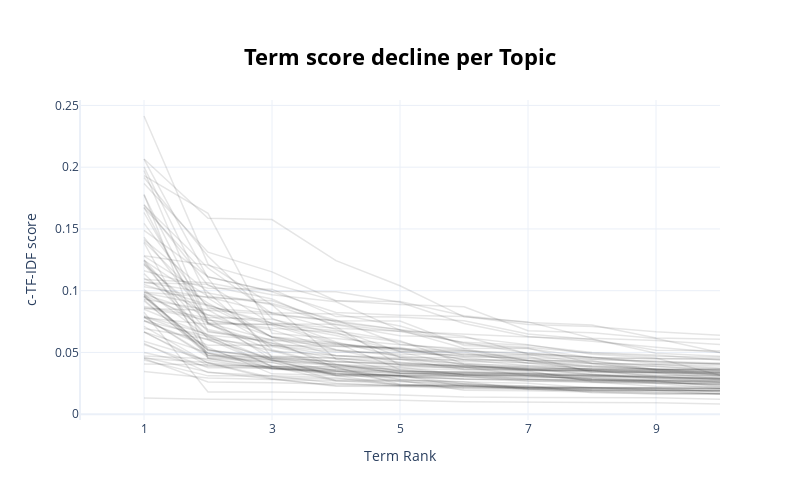

The notebook cell saved with this chart:
### Code cell
# visualize term score decline
model.visualize_term_rank()

### Figure 1 — Plotly figure (JSON) as saved in the notebook; plotly's stock layout.template omitted (floating-point values rounded to 4 significant figures)
{"data": [{"hovertext": "<b>Topic -1</b>:sample_rule_input_output_snakemake", "line": {"color": "black", "width": 1.5}, "mode": "lines+lines", "name": "", "opacity": 0.1, "type": "scatter", "x": [1, 2, 3, 4, 5, 6, 7, 8, 9, 10], "y": [0.01311, 0.01209, 0.01186, 0.01161, 0.01139, 0.01002, 0.009461, 0.009413, 0.009372, 0.008269]}, {"hovertext": "<b>Topic 0</b>:eclipse_org_java_internal_kepler_co", "line": {"color": "black", "width": 1.5}, "mode": "lines+lines", "name": "", "opacity": 0.1, "type": "scatter", "x": [1, 2, 3, 4, 5, 6, 7, 8, 9, 10], "y": [0.06668, 0.04952, 0.04393, 0.03134, 0.0237, 0.02359, 0.02045, 0.01838, 0.01745, 0.01634]}, {"hovertext": "<b>Topic 1</b>:monetdb_database_table_query_monetd", "line": {"color": "black", "width": 1.5}, "mode": "lines+lines", "name": "", "opacity": 0.1, "type": "scatter", "x": [1, 2, 3, 4, 5, 6, 7, 8, 9, 10], "y": [0.08257, 0.01805, 0.01793, 0.01732, 0.01563, 0.01385, 0.01348, 0.01332, 0.01327, 0.01205]}, {"hovertext": "<b>Topic 2</b>:luigi_task_self_def_worker_bdx_run_", "line": {"color": "black", "width": 1.5}, "mode": "lines+lines", "name": "", "opacity": 0.1, "type": "scatter", "x": [1, 2, 3, 4, 5, 6, 7, 8, 9, 10], "y": [0.08499, 0.06393, 0.05953, 0.03731, 0.02828, 0.02453, 0.0217, 0.02166, 0.02138, 0.0211]}, {"hovertext": "<b>Topic 3</b>:nextflow_process_channel_debug_nf_m", "line": {"color": "black", "width": 1.5}, "mode": "lines+lines", "name": "", "opacity": 0.1, "type": "scatter", "x": [1, 2, 3, 4, 5, 6, 7, 8, 9, 10], "y": [0.06644, 0.04141, 0.02842, 0.02271, 0.02248, 0.02064, 0.02014, 0.01899, 0.01742, 0.01678]}, {"hovertext": "<b>Topic 4</b>:varchar_export_bteq_tpt_teradata_lo", "line": {"color": "black", "width": 1.5}, "mode": "lines+lines", "name": "", "opacity": 0.1, "type": "scatter", "x": [1, 2, 3, 4, 5, 6, 7, 8, 9, 10], "y": [0.04388, 0.03104, 0.03097, 0.02515, 0.0228, 0.02241, 0.02166, 0.01969, 0.0195, 0.01646]}, {"hovertext": "<b>Topic 5</b>:docker_swarm_service_network_node_w", "line": {"color": "black", "width": 1.5}, "mode": "lines+lines", "name": "", "opacity": 0.1, "type": "scatter", "x": [1, 2, 3, 4, 5, 6, 7, 8, 9, 10], "y": [0.09624, 0.07407, 0.05135, 0.0376, 0.03682, 0.03659, 0.03525, 0.02634, 0.02484, 0.02101]}, {"hovertext": "<b>Topic 6</b>:cluster_job_slurm_snakemake_mem_thr", "line": {"color": "black", "width": 1.5}, "mode": "lines+lines", "name": "", "opacity": 0.1, "type": "scatter", "x": [1, 2, 3, 4, 5, 6, 7, 8, 9, 10], "y": [0.06946, 0.06064, 0.03888, 0.03819, 0.02416, 0.0231, 0.023, 0.01731, 0.01665, 0.01661]}, {"hovertext": "<b>Topic 7</b>:ansible_role_galaxy_collection_inst", "line": {"color": "black", "width": 1.5}, "mode": "lines+lines", "name": "", "opacity": 0.1, "type": "scatter", "x": [1, 2, 3, 4, 5, 6, 7, 8, 9, 10], "y": [0.1698, 0.1042, 0.09329, 0.07079, 0.03963, 0.03684, 0.03577, 0.03544, 0.03052, 0.02876]}, {"hovertext": "<b>Topic 8</b>:procedure_stored_declare_begin_end_", "line": {"color": "black", "width": 1.5}, "mode": "lines+lines", "name": "", "opacity": 0.1, "type": "scatter", "x": [1, 2, 3, 4, 5, 6, 7, 8, 9, 10], "y": [0.09566, 0.05229, 0.04508, 0.04001, 0.03336, 0.033, 0.03297, 0.03088, 0.02944, 0.02599]}, {"hovertext": "<b>Topic 9</b>:rule_input_output_txt_snakemake_wil", "line": {"color": "black", "width": 1.5}, "mode": "lines+lines", "name": "", "opacity": 0.1, "type": "scatter", "x": [1, 2, 3, 4, 5, 6, 7, 8, 9, 10], "y": [0.07105, 0.04142, 0.03774, 0.0332, 0.03132, 0.02477, 0.02264, 0.02144, 0.02111, 0.01779]}, {"hovertext": "<b>Topic 10</b>:rapidminer_model_document_text_cla", "line": {"color": "black", "width": 1.5}, "mode": "lines+lines", "name": "", "opacity": 0.1, "type": "scatter", "x": [1, 2, 3, 4, 5, 6, 7, 8, 9, 10], "y": [0.07579, 0.05433, 0.0327, 0.03134, 0.02975, 0.02875, 0.02694, 0.02564, 0.02486, 0.02448]}, {"hovertext": "<b>Topic 11</b>:odbc_teradata_driver_connect_conne", "line": {"color": "black", "width": 1.5}, "mode": "lines+lines", "name": "", "opacity": 0.1, "type": "scatter", "x": [1, 2, 3, 4, 5, 6, 7, 8, 9, 10], "y": [0.1009, 0.06207, 0.0434, 0.03108, 0.03082, 0.03029, 0.02827, 0.02605, 0.02269, 0.02237]}, {"hovertext": "<b>Topic 12</b>:jdbc_java_com_teradata_hibernate_c", "line": {"color": "black", "width": 1.5}, "mode": "lines+lines", "name": "", "opacity": 0.1, "type": "scatter", "x": [1, 2, 3, 4, 5, 6, 7, 8, 9, 10], "y": [0.09167, 0.04961, 0.03941, 0.03345, 0.02651, 0.02345, 0.01998, 0.01925, 0.01913, 0.01896]}, {"hovertext": "<b>Topic 13</b>:genome_sample_fastq_input_gz_outpu", "line": {"color": "black", "width": 1.5}, "mode": "lines+lines", "name": "", "opacity": 0.1, "type": "scatter", "x": [1, 2, 3, 4, 5, 6, 7, 8, 9, 10], "y": [0.03465, 0.02927, 0.02818, 0.0271, 0.02418, 0.02149, 0.02119, 0.0211, 0.02087, 0.02078]}, {"hovertext": "<b>Topic 14</b>:sample_fastq_bam_input_rule_output", "line": {"color": "black", "width": 1.5}, "mode": "lines+lines", "name": "", "opacity": 0.1, "type": "scatter", "x": [1, 2, 3, 4, 5, 6, 7, 8, 9, 10], "y": [0.04517, 0.02611, 0.02546, 0.02412, 0.02327, 0.02315, 0.02114, 0.02011, 0.01952, 0.0195]}, {"hovertext": "<b>Topic 15</b>:airflow_dag_py_bitnami_python_lib_", "line": {"color": "black", "width": 1.5}, "mode": "lines+lines", "name": "", "opacity": 0.1, "type": "scatter", "x": [1, 2, 3, 4, 5, 6, 7, 8, 9, 10], "y": [0.1138, 0.06333, 0.03868, 0.03264, 0.0314, 0.03129, 0.0304, 0.02935, 0.02746, 0.027]}, {"hovertext": "<b>Topic 16</b>:gl_kepler_map_keplergl_longitude_m", "line": {"color": "black", "width": 1.5}, "mode": "lines+lines", "name": "", "opacity": 0.1, "type": "scatter", "x": [1, 2, 3, 4, 5, 6, 7, 8, 9, 10], "y": [0.07959, 0.06466, 0.04343, 0.0391, 0.03576, 0.03213, 0.02838, 0.02743, 0.02624, 0.0234]}, {"hovertext": "<b>Topic 17</b>:knime_node_workflow_hometeam_awayt", "line": {"color": "black", "width": 1.5}, "mode": "lines+lines", "name": "", "opacity": 0.1, "type": "scatter", "x": [1, 2, 3, 4, 5, 6, 7, 8, 9, 10], "y": [0.1782, 0.04535, 0.04216, 0.02728, 0.02728, 0.01943, 0.01903, 0.018, 0.01632, 0.01631]}, {"hovertext": "<b>Topic 18</b>:conda_environment_snakemake_envs_a", "line": {"color": "black", "width": 1.5}, "mode": "lines+lines", "name": "", "opacity": 0.1, "type": "scatter", "x": [1, 2, 3, 4, 5, 6, 7, 8, 9, 10], "y": [0.09489, 0.04941, 0.0373, 0.03279, 0.0314, 0.02239, 0.02171, 0.02005, 0.01959, 0.01877]}, {"hovertext": "<b>Topic 19</b>:timestamp_convert_format_time_mm_d", "line": {"color": "black", "width": 1.5}, "mode": "lines+lines", "name": "", "opacity": 0.1, "type": "scatter", "x": [1, 2, 3, 4, 5, 6, 7, 8, 9, 10], "y": [0.1773, 0.07391, 0.05995, 0.0551, 0.05268, 0.04663, 0.04574, 0.04444, 0.04298, 0.04047]}, {"hovertext": "<b>Topic 20</b>:attribute_rapidminer_operator_mine", "line": {"color": "black", "width": 1.5}, "mode": "lines+lines", "name": "", "opacity": 0.1, "type": "scatter", "x": [1, 2, 3, 4, 5, 6, 7, 8, 9, 10], "y": [0.08719, 0.07784, 0.044, 0.03224, 0.03168, 0.03136, 0.03129, 0.02829, 0.02701, 0.02695]}, {"hovertext": "<b>Topic 21</b>:date_event_null_row_min_id_mar_rec", "line": {"color": "black", "width": 1.5}, "mode": "lines+lines", "name": "", "opacity": 0.1, "type": "scatter", "x": [1, 2, 3, 4, 5, 6, 7, 8, 9, 10], "y": [0.09265, 0.04768, 0.04165, 0.03547, 0.03087, 0.02855, 0.02828, 0.02739, 0.02643, 0.02582]}, {"hovertext": "<b>Topic 22</b>:spark_scala_jdbc_apache_org_java_r", "line": {"color": "black", "width": 1.5}, "mode": "lines+lines", "name": "", "opacity": 0.1, "type": "scatter", "x": [1, 2, 3, 4, 5, 6, 7, 8, 9, 10], "y": [0.1398, 0.08725, 0.06263, 0.05795, 0.036, 0.03223, 0.03223, 0.03157, 0.0305, 0.02858]}, {"hovertext": "<b>Topic 23</b>:id_acct_cd_cc_pat_case_join_cont_c", "line": {"color": "black", "width": 1.5}, "mode": "lines+lines", "name": "", "opacity": 0.1, "type": "scatter", "x": [1, 2, 3, 4, 5, 6, 7, 8, 9, 10], "y": [0.04993, 0.03867, 0.03725, 0.0317, 0.03106, 0.03082, 0.02688, 0.02631, 0.02609, 0.02369]}, {"hovertext": "<b>Topic 24</b>:config_snakemake_yaml_snakefile_ru", "line": {"color": "black", "width": 1.5}, "mode": "lines+lines", "name": "", "opacity": 0.1, "type": "scatter", "x": [1, 2, 3, 4, 5, 6, 7, 8, 9, 10], "y": [0.06668, 0.03943, 0.03862, 0.02693, 0.0265, 0.02443, 0.02161, 0.02157, 0.01932, 0.0189]}, {"hovertext": "<b>Topic 25</b>:month_date_current_day_year_region", "line": {"color": "black", "width": 1.5}, "mode": "lines+lines", "name": "", "opacity": 0.1, "type": "scatter", "x": [1, 2, 3, 4, 5, 6, 7, 8, 9, 10], "y": [0.1916, 0.1279, 0.07759, 0.0585, 0.04641, 0.04033, 0.03639, 0.0351, 0.03509, 0.0341]}, {"hovertext": "<b>Topic 26</b>:column_abc_john_string_comma_value", "line": {"color": "black", "width": 1.5}, "mode": "lines+lines", "name": "", "opacity": 0.1, "type": "scatter", "x": [1, 2, 3, 4, 5, 6, 7, 8, 9, 10], "y": [0.05643, 0.03758, 0.0375, 0.03449, 0.03061, 0.0285, 0.02789, 0.02726, 0.02686, 0.02217]}, {"hovertext": "<b>Topic 27</b>:sqoop_java_hadoop_apache_hive_org_", "line": {"color": "black", "width": 1.5}, "mode": "lines+lines", "name": "", "opacity": 0.1, "type": "scatter", "x": [1, 2, 3, 4, 5, 6, 7, 8, 9, 10], "y": [0.1227, 0.07406, 0.07245, 0.06765, 0.05953, 0.04063, 0.03918, 0.0362, 0.03513, 0.03165]}, {"hovertext": "<b>Topic 28</b>:teradata_data_database_bigquery_gc", "line": {"color": "black", "width": 1.5}, "mode": "lines+lines", "name": "", "opacity": 0.1, "type": "scatter", "x": [1, 2, 3, 4, 5, 6, 7, 8, 9, 10], "y": [0.05733, 0.03368, 0.03104, 0.02947, 0.02324, 0.02158, 0.02111, 0.02106, 0.02039, 0.02009]}, {"hovertext": "<b>Topic 29</b>:count_sum_canada_total_jan_column_", "line": {"color": "black", "width": 1.5}, "mode": "lines+lines", "name": "", "opacity": 0.1, "type": "scatter", "x": [1, 2, 3, 4, 5, 6, 7, 8, 9, 10], "y": [0.05901, 0.04343, 0.03641, 0.03484, 0.03335, 0.03141, 0.03097, 0.02825, 0.02743, 0.02578]}, {"hovertext": "<b>Topic 30</b>:argo_template_workflow_argoproj_wh", "line": {"color": "black", "width": 1.5}, "mode": "lines+lines", "name": "", "opacity": 0.1, "type": "scatter", "x": [1, 2, 3, 4, 5, 6, 7, 8, 9, 10], "y": [0.1433, 0.07639, 0.06964, 0.0663, 0.04608, 0.04565, 0.04151, 0.03913, 0.03876, 0.0352]}, {"hovertext": "<b>Topic 31</b>:rapidminer_jboss_java_com_subsyste", "line": {"color": "black", "width": 1.5}, "mode": "lines+lines", "name": "", "opacity": 0.1, "type": "scatter", "x": [1, 2, 3, 4, 5, 6, 7, 8, 9, 10], "y": [0.1243, 0.05264, 0.03707, 0.03645, 0.03507, 0.03035, 0.02966, 0.02957, 0.02683, 0.02545]}, {"hovertext": "<b>Topic 32</b>:meteor_galaxy_minifier_app_anonymo", "line": {"color": "black", "width": 1.5}, "mode": "lines+lines", "name": "", "opacity": 0.1, "type": "scatter", "x": [1, 2, 3, 4, 5, 6, 7, 8, 9, 10], "y": [0.1633, 0.07277, 0.05572, 0.05029, 0.05006, 0.03992, 0.03543, 0.03469, 0.03393, 0.03328]}, {"hovertext": "<b>Topic 33</b>:update_table_jan_edw_column_cim_mb", "line": {"color": "black", "width": 1.5}, "mode": "lines+lines", "name": "", "opacity": 0.1, "type": "scatter", "x": [1, 2, 3, 4, 5, 6, 7, 8, 9, 10], "y": [0.1217, 0.06089, 0.05488, 0.04489, 0.04201, 0.03814, 0.03111, 0.02783, 0.02726, 0.02688]}, {"hovertext": "<b>Topic 34</b>:knime_column_col_node_cell_row_val", "line": {"color": "black", "width": 1.5}, "mode": "lines+lines", "name": "", "opacity": 0.1, "type": "scatter", "x": [1, 2, 3, 4, 5, 6, 7, 8, 9, 10], "y": [0.0994, 0.06865, 0.0576, 0.04049, 0.03526, 0.03374, 0.0325, 0.02707, 0.02558, 0.02479]}, {"hovertext": "<b>Topic 35</b>:date_format_mm_yyyy_dd_invalid_cas", "line": {"color": "black", "width": 1.5}, "mode": "lines+lines", "name": "", "opacity": 0.1, "type": "scatter", "x": [1, 2, 3, 4, 5, 6, 7, 8, 9, 10], "y": [0.125, 0.0666, 0.06046, 0.05655, 0.05313, 0.0441, 0.03914, 0.03849, 0.03686, 0.03356]}, {"hovertext": "<b>Topic 36</b>:view_grant_user_role_query_access_", "line": {"color": "black", "width": 1.5}, "mode": "lines+lines", "name": "", "opacity": 0.1, "type": "scatter", "x": [1, 2, 3, 4, 5, 6, 7, 8, 9, 10], "y": [0.1677, 0.06736, 0.05738, 0.05163, 0.0486, 0.04848, 0.04816, 0.04115, 0.04024, 0.0375]}, {"hovertext": "<b>Topic 37</b>:df_dataframe_teradata_insert_udaex", "line": {"color": "black", "width": 1.5}, "mode": "lines+lines", "name": "", "opacity": 0.1, "type": "scatter", "x": [1, 2, 3, 4, 5, 6, 7, 8, 9, 10], "y": [0.04608, 0.03424, 0.02851, 0.02331, 0.0232, 0.02295, 0.02225, 0.02171, 0.02169, 0.02063]}, {"hovertext": "<b>Topic 38</b>:week_agent_date_year_current_cust_", "line": {"color": "black", "width": 1.5}, "mode": "lines+lines", "name": "", "opacity": 0.1, "type": "scatter", "x": [1, 2, 3, 4, 5, 6, 7, 8, 9, 10], "y": [0.2415, 0.1215, 0.08851, 0.04457, 0.03456, 0.03433, 0.03418, 0.0286, 0.02537, 0.02435]}, {"hovertext": "<b>Topic 39</b>:teradatasql_python_go_serial_gosql", "line": {"color": "black", "width": 1.5}, "mode": "lines+lines", "name": "", "opacity": 0.1, "type": "scatter", "x": [1, 2, 3, 4, 5, 6, 7, 8, 9, 10], "y": [0.09742, 0.04772, 0.04636, 0.0426, 0.03989, 0.03744, 0.03555, 0.03515, 0.03336, 0.02892]}, {"hovertext": "<b>Topic 40</b>:pyodbc_odbc_driver_teradata_connec", "line": {"color": "black", "width": 1.5}, "mode": "lines+lines", "name": "", "opacity": 0.1, "type": "scatter", "x": [1, 2, 3, 4, 5, 6, 7, 8, 9, 10], "y": [0.1051, 0.08837, 0.07195, 0.05667, 0.05282, 0.04893, 0.04349, 0.03777, 0.03635, 0.0321]}, {"hovertext": "<b>Topic 41</b>:clustering_cluster_rapidminer_mean", "line": {"color": "black", "width": 1.5}, "mode": "lines+lines", "name": "", "opacity": 0.1, "type": "scatter", "x": [1, 2, 3, 4, 5, 6, 7, 8, 9, 10], "y": [0.1692, 0.1184, 0.0814, 0.07561, 0.0754, 0.05558, 0.0534, 0.04121, 0.03629, 0.03564]}, {"hovertext": "<b>Topic 42</b>:cuda_gpu_warp_kepler_myreg_nvidia_", "line": {"color": "black", "width": 1.5}, "mode": "lines+lines", "name": "", "opacity": 0.1, "type": "scatter", "x": [1, 2, 3, 4, 5, 6, 7, 8, 9, 10], "y": [0.1065, 0.1051, 0.07298, 0.07286, 0.06693, 0.05817, 0.05577, 0.05007, 0.04804, 0.04381]}, {"hovertext": "<b>Topic 43</b>:timestamp_time_hour_difference_dif", "line": {"color": "black", "width": 1.5}, "mode": "lines+lines", "name": "", "opacity": 0.1, "type": "scatter", "x": [1, 2, 3, 4, 5, 6, 7, 8, 9, 10], "y": [0.1033, 0.09454, 0.09191, 0.07445, 0.06831, 0.06308, 0.04881, 0.04614, 0.04088, 0.04085]}, {"hovertext": "<b>Topic 44</b>:decimal_cast_numeric_float_field_i", "line": {"color": "black", "width": 1.5}, "mode": "lines+lines", "name": "", "opacity": 0.1, "type": "scatter", "x": [1, 2, 3, 4, 5, 6, 7, 8, 9, 10], "y": [0.2065, 0.1101, 0.04593, 0.04283, 0.04044, 0.03853, 0.0385, 0.03517, 0.03353, 0.03091]}, {"hovertext": "<b>Topic 45</b>:datum_query_teradata_contract_udf_", "line": {"color": "black", "width": 1.5}, "mode": "lines+lines", "name": "", "opacity": 0.1, "type": "scatter", "x": [1, 2, 3, 4, 5, 6, 7, 8, 9, 10], "y": [0.04063, 0.04004, 0.03834, 0.03623, 0.03293, 0.03209, 0.03167, 0.03044, 0.02853, 0.02823]}, {"hovertext": "<b>Topic 46</b>:spool_amp_estimated_tmp_step_col_t", "line": {"color": "black", "width": 1.5}, "mode": "lines+lines", "name": "", "opacity": 0.1, "type": "scatter", "x": [1, 2, 3, 4, 5, 6, 7, 8, 9, 10], "y": [0.1102, 0.08027, 0.06269, 0.0522, 0.04162, 0.03883, 0.03707, 0.03679, 0.03489, 0.03332]}, {"hovertext": "<b>Topic 47</b>:table_join_personid_col_union_dist", "line": {"color": "black", "width": 1.5}, "mode": "lines+lines", "name": "", "opacity": 0.1, "type": "scatter", "x": [1, 2, 3, 4, 5, 6, 7, 8, 9, 10], "y": [0.07542, 0.05586, 0.05584, 0.05476, 0.05402, 0.0442, 0.04339, 0.03489, 0.0316, 0.03157]}, {"hovertext": "<b>Topic 48</b>:regexp_regex_substr_string_replace", "line": {"color": "black", "width": 1.5}, "mode": "lines+lines", "name": "", "opacity": 0.1, "type": "scatter", "x": [1, 2, 3, 4, 5, 6, 7, 8, 9, 10], "y": [0.1545, 0.08573, 0.08225, 0.06871, 0.05064, 0.04699, 0.04521, 0.04095, 0.03565, 0.03442]}, {"hovertext": "<b>Topic 49</b>:value_id_pivot_trip_column_mytab_r", "line": {"color": "black", "width": 1.5}, "mode": "lines+lines", "name": "", "opacity": 0.1, "type": "scatter", "x": [1, 2, 3, 4, 5, 6, 7, 8, 9, 10], "y": [0.09835, 0.08802, 0.07374, 0.05757, 0.05087, 0.05037, 0.04132, 0.03624, 0.03427, 0.03205]}, {"hovertext": "<b>Topic 50</b>:month_date_may_transaction_policy_", "line": {"color": "black", "width": 1.5}, "mode": "lines+lines", "name": "", "opacity": 0.1, "type": "scatter", "x": [1, 2, 3, 4, 5, 6, 7, 8, 9, 10], "y": [0.1211, 0.07832, 0.07694, 0.06539, 0.05852, 0.04782, 0.04696, 0.03382, 0.03359, 0.03306]}, {"hovertext": "<b>Topic 51</b>:key_parameter_port_true_op_value_o", "line": {"color": "black", "width": 1.5}, "mode": "lines+lines", "name": "", "opacity": 0.1, "type": "scatter", "x": [1, 2, 3, 4, 5, 6, 7, 8, 9, 10], "y": [0.1162, 0.102, 0.1013, 0.07906, 0.07864, 0.07569, 0.06487, 0.06053, 0.05187, 0.05141]}, {"hovertext": "<b>Topic 52</b>:cmc_dw_view_table_id_query_engmnt_", "line": {"color": "black", "width": 1.5}, "mode": "lines+lines", "name": "", "opacity": 0.1, "type": "scatter", "x": [1, 2, 3, 4, 5, 6, 7, 8, 9, 10], "y": [0.07879, 0.04604, 0.04325, 0.04031, 0.0385, 0.03749, 0.03693, 0.03653, 0.03584, 0.03547]}, {"hovertext": "<b>Topic 53</b>:identity_increment_generated_colum", "line": {"color": "black", "width": 1.5}, "mode": "lines+lines", "name": "", "opacity": 0.1, "type": "scatter", "x": [1, 2, 3, 4, 5, 6, 7, 8, 9, 10], "y": [0.1246, 0.08992, 0.06233, 0.05583, 0.05318, 0.05167, 0.04819, 0.04479, 0.04269, 0.04152]}, {"hovertext": "<b>Topic 54</b>:rank_ranking_partition_dense_id_or", "line": {"color": "black", "width": 1.5}, "mode": "lines+lines", "name": "", "opacity": 0.1, "type": "scatter", "x": [1, 2, 3, 4, 5, 6, 7, 8, 9, 10], "y": [0.09542, 0.05182, 0.0466, 0.0457, 0.04003, 0.0396, 0.03703, 0.03211, 0.03133, 0.03086]}, {"hovertext": "<b>Topic 55</b>:country_amount_year_plot_seaborn_s", "line": {"color": "black", "width": 1.5}, "mode": "lines+lines", "name": "", "opacity": 0.1, "type": "scatter", "x": [1, 2, 3, 4, 5, 6, 7, 8, 9, 10], "y": [0.1281, 0.0955, 0.08967, 0.07632, 0.05665, 0.0518, 0.04335, 0.04285, 0.0387, 0.03677]}, {"hovertext": "<b>Topic 56</b>:snakemake_job_raven_test_txt_rule_", "line": {"color": "black", "width": 1.5}, "mode": "lines+lines", "name": "", "opacity": 0.1, "type": "scatter", "x": [1, 2, 3, 4, 5, 6, 7, 8, 9, 10], "y": [0.04523, 0.04182, 0.02956, 0.02876, 0.02751, 0.02623, 0.02041, 0.01921, 0.01915, 0.01897]}, {"hovertext": "<b>Topic 57</b>:fastqc_sample_html_calling_replica", "line": {"color": "black", "width": 1.5}, "mode": "lines+lines", "name": "", "opacity": 0.1, "type": "scatter", "x": [1, 2, 3, 4, 5, 6, 7, 8, 9, 10], "y": [0.07861, 0.04738, 0.04454, 0.03493, 0.02796, 0.026, 0.0251, 0.02125, 0.02116, 0.021]}, {"hovertext": "<b>Topic 58</b>:bacteria_acid_na_eic_pathway_aceta", "line": {"color": "black", "width": 1.5}, "mode": "lines+lines", "name": "", "opacity": 0.1, "type": "scatter", "x": [1, 2, 3, 4, 5, 6, 7, 8, 9, 10], "y": [0.09598, 0.05152, 0.04528, 0.04235, 0.04107, 0.0393, 0.03619, 0.03556, 0.03429, 0.03415]}, {"hovertext": "<b>Topic 59</b>:volatile_table_create_temporary_pr", "line": {"color": "black", "width": 1.5}, "mode": "lines+lines", "name": "", "opacity": 0.1, "type": "scatter", "x": [1, 2, 3, 4, 5, 6, 7, 8, 9, 10], "y": [0.2002, 0.09404, 0.06218, 0.04732, 0.04445, 0.04096, 0.03789, 0.03664, 0.03664, 0.03651]}, {"hovertext": "<b>Topic 60</b>:sqlalchemy_engine_teradata_user_pa", "line": {"color": "black", "width": 1.5}, "mode": "lines+lines", "name": "", "opacity": 0.1, "type": "scatter", "x": [1, 2, 3, 4, 5, 6, 7, 8, 9, 10], "y": [0.1413, 0.09879, 0.05219, 0.03903, 0.03794, 0.03192, 0.03129, 0.03127, 0.03006, 0.03002]}, {"hovertext": "<b>Topic 61</b>:kafka_trident_spout_internals_stor", "line": {"color": "black", "width": 1.5}, "mode": "lines+lines", "name": "", "opacity": 0.1, "type": "scatter", "x": [1, 2, 3, 4, 5, 6, 7, 8, 9, 10], "y": [0.1283, 0.1207, 0.1057, 0.09177, 0.08891, 0.08699, 0.06766, 0.06599, 0.06137, 0.04992]}, {"hovertext": "<b>Topic 62</b>:column_table_dbc_append_check_rsmd", "line": {"color": "black", "width": 1.5}, "mode": "lines+lines", "name": "", "opacity": 0.1, "type": "scatter", "x": [1, 2, 3, 4, 5, 6, 7, 8, 9, 10], "y": [0.08622, 0.0762, 0.0683, 0.05214, 0.04731, 0.04277, 0.04171, 0.04139, 0.04015, 0.03904]}, {"hovertext": "<b>Topic 63</b>:primary_index_col_table_query_amp_", "line": {"color": "black", "width": 1.5}, "mode": "lines+lines", "name": "", "opacity": 0.1, "type": "scatter", "x": [1, 2, 3, 4, 5, 6, 7, 8, 9, 10], "y": [0.07579, 0.063, 0.05127, 0.04748, 0.04565, 0.03849, 0.0361, 0.03382, 0.03368, 0.03262]}, {"hovertext": "<b>Topic 64</b>:log_rule_script_snakemake_flaky_sa", "line": {"color": "black", "width": 1.5}, "mode": "lines+lines", "name": "", "opacity": 0.1, "type": "scatter", "x": [1, 2, 3, 4, 5, 6, 7, 8, 9, 10], "y": [0.1388, 0.04529, 0.03673, 0.03503, 0.03459, 0.03415, 0.03287, 0.03189, 0.03031, 0.02815]}, {"hovertext": "<b>Topic 65</b>:checkpoint_barcode_folder_wildcard", "line": {"color": "black", "width": 1.5}, "mode": "lines+lines", "name": "", "opacity": 0.1, "type": "scatter", "x": [1, 2, 3, 4, 5, 6, 7, 8, 9, 10], "y": [0.0931, 0.08461, 0.0558, 0.0474, 0.04446, 0.03623, 0.036, 0.03222, 0.0296, 0.02923]}, {"hovertext": "<b>Topic 66</b>:easybuild_gcccore_luke_turbo_libjp", "line": {"color": "black", "width": 1.5}, "mode": "lines+lines", "name": "", "opacity": 0.1, "type": "scatter", "x": [1, 2, 3, 4, 5, 6, 7, 8, 9, 10], "y": [0.1867, 0.1312, 0.1153, 0.09196, 0.09133, 0.07971, 0.07425, 0.07226, 0.06176, 0.06066]}, {"hovertext": "<b>Topic 67</b>:ftp_remote_err_download_sftp_ftput", "line": {"color": "black", "width": 1.5}, "mode": "lines+lines", "name": "", "opacity": 0.1, "type": "scatter", "x": [1, 2, 3, 4, 5, 6, 7, 8, 9, 10], "y": [0.07912, 0.06004, 0.04506, 0.04032, 0.03327, 0.03259, 0.03216, 0.03054, 0.03004, 0.02764]}, {"hovertext": "<b>Topic 68</b>:pyhd_ed_sam_ab_uniquemap_parsed_sa", "line": {"color": "black", "width": 1.5}, "mode": "lines+lines", "name": "", "opacity": 0.1, "type": "scatter", "x": [1, 2, 3, 4, 5, 6, 7, 8, 9, 10], "y": [0.04719, 0.04486, 0.0384, 0.03829, 0.03367, 0.03351, 0.03308, 0.03211, 0.02895, 0.02895]}, {"hovertext": "<b>Topic 69</b>:xpath_ul_li_span_rapidminer_crawl_", "line": {"color": "black", "width": 1.5}, "mode": "lines+lines", "name": "", "opacity": 0.1, "type": "scatter", "x": [1, 2, 3, 4, 5, 6, 7, 8, 9, 10], "y": [0.1091, 0.1064, 0.09676, 0.0911, 0.06806, 0.05344, 0.05317, 0.04566, 0.04518, 0.04436]}, {"hovertext": "<b>Topic 70</b>:json_price_category_company_materi", "line": {"color": "black", "width": 1.5}, "mode": "lines+lines", "name": "", "opacity": 0.1, "type": "scatter", "x": [1, 2, 3, 4, 5, 6, 7, 8, 9, 10], "y": [0.1974, 0.07378, 0.04723, 0.04517, 0.0444, 0.04395, 0.04395, 0.04304, 0.03618, 0.03618]}, {"hovertext": "<b>Topic 71</b>:rcv_case_accno_bfv_validation_else", "line": {"color": "black", "width": 1.5}, "mode": "lines+lines", "name": "", "opacity": 0.1, "type": "scatter", "x": [1, 2, 3, 4, 5, 6, 7, 8, 9, 10], "y": [0.09883, 0.09484, 0.0821, 0.08107, 0.07148, 0.05682, 0.05425, 0.04942, 0.04703, 0.04621]}, {"hovertext": "<b>Topic 72</b>:aa_random_sequence_scratch_lowest_", "line": {"color": "black", "width": 1.5}, "mode": "lines+lines", "name": "", "opacity": 0.1, "type": "scatter", "x": [1, 2, 3, 4, 5, 6, 7, 8, 9, 10], "y": [0.1932, 0.1626, 0.06546, 0.06128, 0.05633, 0.05291, 0.04346, 0.03896, 0.03624, 0.03618]}, {"hovertext": "<b>Topic 73</b>:covalent_template_angular_span_ng_", "line": {"color": "black", "width": 1.5}, "mode": "lines+lines", "name": "", "opacity": 0.1, "type": "scatter", "x": [1, 2, 3, 4, 5, 6, 7, 8, 9, 10], "y": [0.1673, 0.1112, 0.09958, 0.09909, 0.09067, 0.07348, 0.06301, 0.05916, 0.05423, 0.04999]}, {"hovertext": "<b>Topic 74</b>:gpus_localrules_job_cluster_rule_p", "line": {"color": "black", "width": 1.5}, "mode": "lines+lines", "name": "", "opacity": 0.1, "type": "scatter", "x": [1, 2, 3, 4, 5, 6, 7, 8, 9, 10], "y": [0.08569, 0.08415, 0.08071, 0.07541, 0.06848, 0.0579, 0.04934, 0.04612, 0.04216, 0.04062]}, {"hovertext": "<b>Topic 75</b>:character_remove_oreplace_space_sy", "line": {"color": "black", "width": 1.5}, "mode": "lines+lines", "name": "", "opacity": 0.1, "type": "scatter", "x": [1, 2, 3, 4, 5, 6, 7, 8, 9, 10], "y": [0.1488, 0.1113, 0.09921, 0.08237, 0.08023, 0.07918, 0.07267, 0.07108, 0.06685, 0.06395]}, {"hovertext": "<b>Topic 76</b>:search_ach_string_regexp_column_pa", "line": {"color": "black", "width": 1.5}, "mode": "lines+lines", "name": "", "opacity": 0.1, "type": "scatter", "x": [1, 2, 3, 4, 5, 6, 7, 8, 9, 10], "y": [0.09709, 0.08041, 0.07413, 0.0697, 0.06722, 0.06465, 0.06244, 0.06096, 0.04944, 0.04691]}, {"hovertext": "<b>Topic 77</b>:character_untranslatable_unicode_t", "line": {"color": "black", "width": 1.5}, "mode": "lines+lines", "name": "", "opacity": 0.1, "type": "scatter", "x": [1, 2, 3, 4, 5, 6, 7, 8, 9, 10], "y": [0.2067, 0.1586, 0.1577, 0.1244, 0.104, 0.07881, 0.07475, 0.06149, 0.05967, 0.05639]}, {"hovertext": "<b>Topic 78</b>:ldsc_cctyper_fimo_samea_isolate_su", "line": {"color": "black", "width": 1.5}, "mode": "lines+lines", "name": "", "opacity": 0.1, "type": "scatter", "x": [1, 2, 3, 4, 5, 6, 7, 8, 9, 10], "y": [0.07806, 0.0729, 0.0729, 0.06379, 0.05137, 0.05113, 0.04955, 0.0458, 0.04482, 0.04482]}, {"hovertext": "<b>Topic 79</b>:adodb_dim_cmdsqldata_recordset_vba", "line": {"color": "black", "width": 1.5}, "mode": "lines+lines", "name": "", "opacity": 0.1, "type": "scatter", "x": [1, 2, 3, 4, 5, 6, 7, 8, 9, 10], "y": [0.1071, 0.09821, 0.08862, 0.07244, 0.06362, 0.06209, 0.05635, 0.0486, 0.04552, 0.0315]}], "layout": {"height": 500, "hoverlabel": {"bgcolor": "white", "font": {"family": "Rockwell", "size": 16}}, "showlegend": false, "title": {"font": {"color": "Black", "size": 22}, "text": "<b>Term score decline per Topic</b>", "x": 0.5, "xanchor": "center", "y": 0.9, "yanchor": "top"}, "width": 800, "xaxis": {"dtick": 2, "range": [0, 10], "tick0": 1, "title": {"text": "Term Rank"}}, "yaxis": {"title": {"text": "c-TF-IDF score"}}}}
